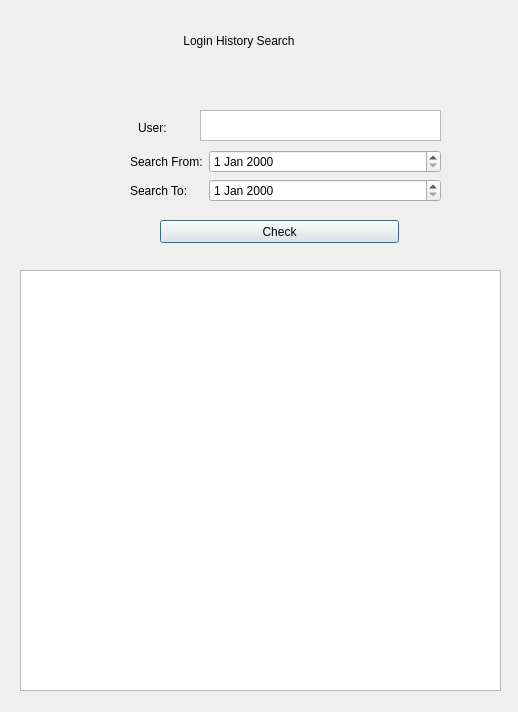
<?xml version="1.0" encoding="UTF-8"?>
<ui version="4.0">
 <class>admin_transation</class>
 <widget class="QDialog" name="admin_transation">
  <property name="geometry">
   <rect>
    <x>0</x>
    <y>0</y>
    <width>518</width>
    <height>712</height>
   </rect>
  </property>
  <property name="windowTitle">
   <string>Searching</string>
  </property>
  <widget class="QWidget" name="gridLayoutWidget_3">
   <property name="geometry">
    <rect>
     <x>130</x>
     <y>150</y>
     <width>311</width>
     <height>71</height>
    </rect>
   </property>
   <layout class="QFormLayout" name="formLayout">
    <item row="0" column="0">
     <widget class="QLabel" name="label_Search_From">
      <property name="text">
       <string>Search From:</string>
      </property>
     </widget>
    </item>
    <item row="0" column="1">
     <widget class="QDateEdit" name="dateEdit_Search_From"/>
    </item>
    <item row="1" column="0">
     <widget class="QLabel" name="label_Search_To">
      <property name="text">
       <string>Search To:</string>
      </property>
     </widget>
    </item>
    <item row="1" column="1">
     <widget class="QDateEdit" name="dateEdit_Search_To"/>
    </item>
   </layout>
  </widget>
  <widget class="QWidget" name="verticalLayoutWidget">
   <property name="geometry">
    <rect>
     <x>180</x>
     <y>20</y>
     <width>171</width>
     <height>41</height>
    </rect>
   </property>
   <layout class="QVBoxLayout" name="verticalLayout">
    <item>
     <widget class="QLabel" name="label_SYT">
      <property name="text">
       <string> Login History Search</string>
      </property>
     </widget>
    </item>
   </layout>
  </widget>
  <widget class="QPlainTextEdit" name="user_search">
   <property name="geometry">
    <rect>
     <x>200</x>
     <y>110</y>
     <width>241</width>
     <height>31</height>
    </rect>
   </property>
  </widget>
  <widget class="QLabel" name="label_user">
   <property name="geometry">
    <rect>
     <x>138</x>
     <y>110</y>
     <width>61</width>
     <height>35</height>
    </rect>
   </property>
   <property name="text">
    <string>User:</string>
   </property>
  </widget>
  <widget class="QTableView" name="transaction_table">
   <property name="geometry">
    <rect>
     <x>20</x>
     <y>270</y>
     <width>481</width>
     <height>421</height>
    </rect>
   </property>
  </widget>
  <widget class="QPushButton" name="pushButton_CHECK">
   <property name="geometry">
    <rect>
     <x>160</x>
     <y>220</y>
     <width>239</width>
     <height>23</height>
    </rect>
   </property>
   <property name="text">
    <string>Check</string>
   </property>
  </widget>
 </widget>
 <resources/>
 <connections/>
</ui>
